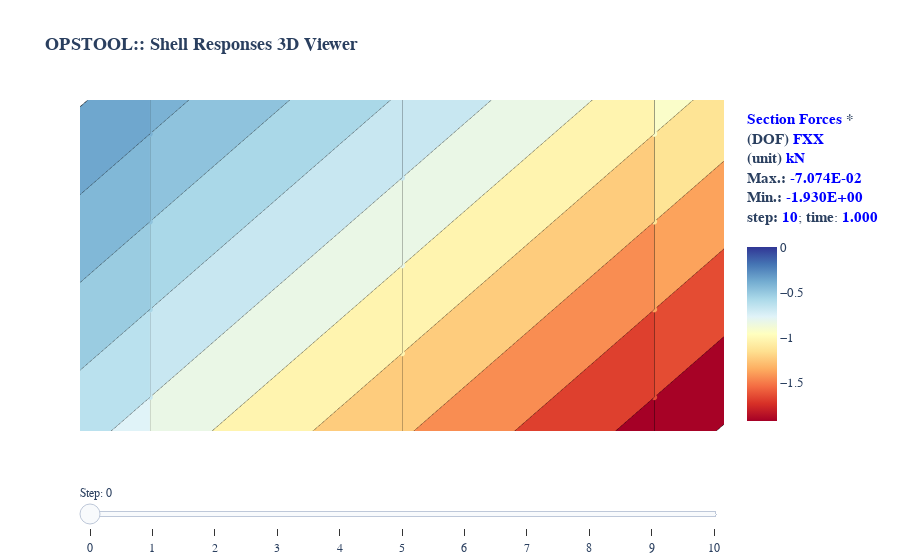

Source (notebook cell):
### Markdown cell above
Display the responses at each element, all gauss points will be averaged to the element level.

### Code cell
fig = opsvis.plot_unstruct_responses(
    odb_tag=1,
    slides=True,
    ele_type="Shell",
    resp_type="sectionForces",  # element response, "AtGaussPoints", will be averaged to each element
    resp_dof="FXX",
    unit_symbol="kN",
    unit_factor=1,
    show_values=True,
)
fig.show()
fig.write_html("images/shell_resp_plotly2.html", full_html=False, include_plotlyjs="cdn")

### Figure 1 — Plotly figure (JSON) as saved in the notebook; plotly's stock layout.template omitted (floating-point values rounded to 4 significant figures; data arrays with more than 128 entries replaced by an {"elided": "..."} marker saying what was removed)
{"data": [{"cmax": 0, "cmin": -1.93, "coloraxis": "coloraxis", "hoverinfo": "skip", "i": {"elided": "200 int values"}, "intensity": {"elided": "400 float values"}, "j": {"elided": "200 int values"}, "k": {"elided": "200 int values"}, "opacity": 1, "text": {"elided": "400 float values"}, "type": "mesh3d", "visible": false, "x": {"elided": "400 float values"}, "y": {"elided": "400 float values"}, "z": {"elided": "400 float values"}}, {"connectgaps": false, "hoverinfo": "skip", "line": {"color": "black", "width": 1}, "mode": "lines", "name": "Edge", "type": "scatter3d", "visible": false, "x": {"elided": "600 float values"}, "y": {"elided": "600 float values"}, "z": {"elided": "600 float values"}}, {"customdata": {"elided": "400 float values"}, "hovertemplate": "<b>%{customdata:.4E}</b>", "marker": {"cmax": 0, "cmin": -1.93, "color": {"elided": "400 float values"}, "coloraxis": "coloraxis", "size": 2}, "mode": "markers", "name": "sectionForces", "type": "scatter3d", "visible": false, "x": {"elided": "400 float values"}, "y": {"elided": "400 float values"}, "z": {"elided": "400 float values"}}, {"cmax": 0, "cmin": -1.93, "coloraxis": "coloraxis2", "hoverinfo": "skip", "i": {"elided": "200 int values"}, "intensity": {"elided": "400 float values"}, "j": {"elided": "200 int values"}, "k": {"elided": "200 int values"}, "opacity": 1, "text": {"elided": "400 float values"}, "type": "mesh3d", "visible": false, "x": {"elided": "400 float values"}, "y": {"elided": "400 float values"}, "z": {"elided": "400 float values"}}, {"connectgaps": false, "hoverinfo": "skip", "line": {"color": "black", "width": 1}, "mode": "lines", "name": "Edge", "type": "scatter3d", "visible": false, "x": {"elided": "600 float values"}, "y": {"elided": "600 float values"}, "z": {"elided": "600 float values"}}, {"customdata": {"elided": "400 float values"}, "hovertemplate": "<b>%{customdata:.4E}</b>", "marker": {"cmax": 0, "cmin": -1.93, "color": {"elided": "400 float values"}, "coloraxis": "coloraxis2", "size": 2}, "mode": "markers", "name": "sectionForces", "type": "scatter3d", "visible": false, "x": {"elided": "400 float values"}, "y": {"elided": "400 float values"}, "z": {"elided": "400 float values"}}, {"cmax": 0, "cmin": -1.93, "coloraxis": "coloraxis3", "hoverinfo": "skip", "i": {"elided": "200 int values"}, "intensity": {"elided": "400 float values"}, "j": {"elided": "200 int values"}, "k": {"elided": "200 int values"}, "opacity": 1, "text": {"elided": "400 float values"}, "type": "mesh3d", "visible": false, "x": {"elided": "400 float values"}, "y": {"elided": "400 float values"}, "z": {"elided": "400 float values"}}, {"connectgaps": false, "hoverinfo": "skip", "line": {"color": "black", "width": 1}, "mode": "lines", "name": "Edge", "type": "scatter3d", "visible": false, "x": {"elided": "600 float values"}, "y": {"elided": "600 float values"}, "z": {"elided": "600 float values"}}, {"customdata": {"elided": "400 float values"}, "hovertemplate": "<b>%{customdata:.4E}</b>", "marker": {"cmax": 0, "cmin": -1.93, "color": {"elided": "400 float values"}, "coloraxis": "coloraxis3", "size": 2}, "mode": "markers", "name": "sectionForces", "type": "scatter3d", "visible": false, "x": {"elided": "400 float values"}, "y": {"elided": "400 float values"}, "z": {"elided": "400 float values"}}, {"cmax": 0, "cmin": -1.93, "coloraxis": "coloraxis4", "hoverinfo": "skip", "i": {"elided": "200 int values"}, "intensity": {"elided": "400 float values"}, "j": {"elided": "200 int values"}, "k": {"elided": "200 int values"}, "opacity": 1, "text": {"elided": "400 float values"}, "type": "mesh3d", "visible": false, "x": {"elided": "400 float values"}, "y": {"elided": "400 float values"}, "z": {"elided": "400 float values"}}, {"connectgaps": false, "hoverinfo": "skip", "line": {"color": "black", "width": 1}, "mode": "lines", "name": "Edge", "type": "scatter3d", "visible": false, "x": {"elided": "600 float values"}, "y": {"elided": "600 float values"}, "z": {"elided": "600 float values"}}, {"customdata": {"elided": "400 float values"}, "hovertemplate": "<b>%{customdata:.4E}</b>", "marker": {"cmax": 0, "cmin": -1.93, "color": {"elided": "400 float values"}, "coloraxis": "coloraxis4", "size": 2}, "mode": "markers", "name": "sectionForces", "type": "scatter3d", "visible": false, "x": {"elided": "400 float values"}, "y": {"elided": "400 float values"}, "z": {"elided": "400 float values"}}, {"cmax": 0, "cmin": -1.93, "coloraxis": "coloraxis5", "hoverinfo": "skip", "i": {"elided": "200 int values"}, "intensity": {"elided": "400 float values"}, "j": {"elided": "200 int values"}, "k": {"elided": "200 int values"}, "opacity": 1, "text": {"elided": "400 float values"}, "type": "mesh3d", "visible": false, "x": {"elided": "400 float values"}, "y": {"elided": "400 float values"}, "z": {"elided": "400 float values"}}, {"connectgaps": false, "hoverinfo": "skip", "line": {"color": "black", "width": 1}, "mode": "lines", "name": "Edge", "type": "scatter3d", "visible": false, "x": {"elided": "600 float values"}, "y": {"elided": "600 float values"}, "z": {"elided": "600 float values"}}, {"customdata": {"elided": "400 float values"}, "hovertemplate": "<b>%{customdata:.4E}</b>", "marker": {"cmax": 0, "cmin": -1.93, "color": {"elided": "400 float values"}, "coloraxis": "coloraxis5", "size": 2}, "mode": "markers", "name": "sectionForces", "type": "scatter3d", "visible": false, "x": {"elided": "400 float values"}, "y": {"elided": "400 float values"}, "z": {"elided": "400 float values"}}, {"cmax": 0, "cmin": -1.93, "coloraxis": "coloraxis6", "hoverinfo": "skip", "i": {"elided": "200 int values"}, "intensity": {"elided": "400 float values"}, "j": {"elided": "200 int values"}, "k": {"elided": "200 int values"}, "opacity": 1, "text": {"elided": "400 float values"}, "type": "mesh3d", "visible": false, "x": {"elided": "400 float values"}, "y": {"elided": "400 float values"}, "z": {"elided": "400 float values"}}, {"connectgaps": false, "hoverinfo": "skip", "line": {"color": "black", "width": 1}, "mode": "lines", "name": "Edge", "type": "scatter3d", "visible": false, "x": {"elided": "600 float values"}, "y": {"elided": "600 float values"}, "z": {"elided": "600 float values"}}, {"customdata": {"elided": "400 float values"}, "hovertemplate": "<b>%{customdata:.4E}</b>", "marker": {"cmax": 0, "cmin": -1.93, "color": {"elided": "400 float values"}, "coloraxis": "coloraxis6", "size": 2}, "mode": "markers", "name": "sectionForces", "type": "scatter3d", "visible": false, "x": {"elided": "400 float values"}, "y": {"elided": "400 float values"}, "z": {"elided": "400 float values"}}, {"cmax": 0, "cmin": -1.93, "coloraxis": "coloraxis7", "hoverinfo": "skip", "i": {"elided": "200 int values"}, "intensity": {"elided": "400 float values"}, "j": {"elided": "200 int values"}, "k": {"elided": "200 int values"}, "opacity": 1, "text": {"elided": "400 float values"}, "type": "mesh3d", "visible": false, "x": {"elided": "400 float values"}, "y": {"elided": "400 float values"}, "z": {"elided": "400 float values"}}, {"connectgaps": false, "hoverinfo": "skip", "line": {"color": "black", "width": 1}, "mode": "lines", "name": "Edge", "type": "scatter3d", "visible": false, "x": {"elided": "600 float values"}, "y": {"elided": "600 float values"}, "z": {"elided": "600 float values"}}, {"customdata": {"elided": "400 float values"}, "hovertemplate": "<b>%{customdata:.4E}</b>", "marker": {"cmax": 0, "cmin": -1.93, "color": {"elided": "400 float values"}, "coloraxis": "coloraxis7", "size": 2}, "mode": "markers", "name": "sectionForces", "type": "scatter3d", "visible": false, "x": {"elided": "400 float values"}, "y": {"elided": "400 float values"}, "z": {"elided": "400 float values"}}, {"cmax": 0, "cmin": -1.93, "coloraxis": "coloraxis8", "hoverinfo": "skip", "i": {"elided": "200 int values"}, "intensity": {"elided": "400 float values"}, "j": {"elided": "200 int values"}, "k": {"elided": "200 int values"}, "opacity": 1, "text": {"elided": "400 float values"}, "type": "mesh3d", "visible": false, "x": {"elided": "400 float values"}, "y": {"elided": "400 float values"}, "z": {"elided": "400 float values"}}, {"connectgaps": false, "hoverinfo": "skip", "line": {"color": "black", "width": 1}, "mode": "lines", "name": "Edge", "type": "scatter3d", "visible": false, "x": {"elided": "600 float values"}, "y": {"elided": "600 float values"}, "z": {"elided": "600 float values"}}, {"customdata": {"elided": "400 float values"}, "hovertemplate": "<b>%{customdata:.4E}</b>", "marker": {"cmax": 0, "cmin": -1.93, "color": {"elided": "400 float values"}, "coloraxis": "coloraxis8", "size": 2}, "mode": "markers", "name": "sectionForces", "type": "scatter3d", "visible": false, "x": {"elided": "400 float values"}, "y": {"elided": "400 float values"}, "z": {"elided": "400 float values"}}, {"cmax": 0, "cmin": -1.93, "coloraxis": "coloraxis9", "hoverinfo": "skip", "i": {"elided": "200 int values"}, "intensity": {"elided": "400 float values"}, "j": {"elided": "200 int values"}, "k": {"elided": "200 int values"}, "opacity": 1, "text": {"elided": "400 float values"}, "type": "mesh3d", "visible": false, "x": {"elided": "400 float values"}, "y": {"elided": "400 float values"}, "z": {"elided": "400 float values"}}, {"connectgaps": false, "hoverinfo": "skip", "line": {"color": "black", "width": 1}, "mode": "lines", "name": "Edge", "type": "scatter3d", "visible": false, "x": {"elided": "600 float values"}, "y": {"elided": "600 float values"}, "z": {"elided": "600 float values"}}, {"customdata": {"elided": "400 float values"}, "hovertemplate": "<b>%{customdata:.4E}</b>", "marker": {"cmax": 0, "cmin": -1.93, "color": {"elided": "400 float values"}, "coloraxis": "coloraxis9", "size": 2}, "mode": "markers", "name": "sectionForces", "type": "scatter3d", "visible": false, "x": {"elided": "400 float values"}, "y": {"elided": "400 float values"}, "z": {"elided": "400 float values"}}, {"cmax": 0, "cmin": -1.93, "coloraxis": "coloraxis10", "hoverinfo": "skip", "i": {"elided": "200 int values"}, "intensity": {"elided": "400 float values"}, "j": {"elided": "200 int values"}, "k": {"elided": "200 int values"}, "opacity": 1, "text": {"elided": "400 float values"}, "type": "mesh3d", "visible": false, "x": {"elided": "400 float values"}, "y": {"elided": "400 float values"}, "z": {"elided": "400 float values"}}, {"connectgaps": false, "hoverinfo": "skip", "line": {"color": "black", "width": 1}, "mode": "lines", "name": "Edge", "type": "scatter3d", "visible": false, "x": {"elided": "600 float values"}, "y": {"elided": "600 float values"}, "z": {"elided": "600 float values"}}, {"customdata": {"elided": "400 float values"}, "hovertemplate": "<b>%{customdata:.4E}</b>", "marker": {"cmax": 0, "cmin": -1.93, "color": {"elided": "400 float values"}, "coloraxis": "coloraxis10", "size": 2}, "mode": "markers", "name": "sectionForces", "type": "scatter3d", "visible": false, "x": {"elided": "400 float values"}, "y": {"elided": "400 float values"}, "z": {"elided": "400 float values"}}, {"cmax": 0, "cmin": -1.93, "coloraxis": "coloraxis11", "hoverinfo": "skip", "i": {"elided": "200 int values"}, "intensity": {"elided": "400 float values"}, "j": {"elided": "200 int values"}, "k": {"elided": "200 int values"}, "opacity": 1, "text": {"elided": "400 float values"}, "type": "mesh3d", "x": {"elided": "400 float values"}, "y": {"elided": "400 float values"}, "z": {"elided": "400 float values"}}, {"connectgaps": false, "hoverinfo": "skip", "line": {"color": "black", "width": 1}, "mode": "lines", "name": "Edge", "type": "scatter3d", "x": {"elided": "600 float values"}, "y": {"elided": "600 float values"}, "z": {"elided": "600 float values"}}, {"customdata": {"elided": "400 float values"}, "hovertemplate": "<b>%{customdata:.4E}</b>", "marker": {"cmax": 0, "cmin": -1.93, "color": {"elided": "400 float values"}, "coloraxis": "coloraxis11", "size": 2}, "mode": "markers", "name": "sectionForces", "type": "scatter3d", "x": {"elided": "400 float values"}, "y": {"elided": "400 float values"}, "z": {"elided": "400 float values"}}], "layout": {"autosize": true, "coloraxis": {"cmax": 0, "cmin": -1.93, "colorbar": {"tickfont": {"size": 13}, "title": {"font": {"size": 15}, "text": "<b><span style=\"color:blue; font-weight:bold\">Section Forces</span> *</b><br><b>(DOF) <span style=\"color:blue; font-weight:bold\">FXX</span></b><br><b>(unit) <span style=\"color:blue; font-weight:bold\">kN</span></b><br><b>Max.:</b> <span style=\"color:blue; font-weight:bold\">0.000E+00</span><br><b>Min.:</b> <span style=\"color:blue; font-weight:bold\">0.000E+00</span><br><b>step:</b> <span style=\"color:blue; font-weight:bold\">0</span>; <b>time</b>: <span style=\"color:blue; font-weight:bold\">0.000</span><br> <br>"}}, "colorscale": [[0, "rgb(165,0,38)"], [0.1, "rgb(215,48,39)"], [0.2, "rgb(244,109,67)"], [0.3, "rgb(253,174,97)"], [0.4, "rgb(254,224,144)"], [0.5, "rgb(255,255,191)"], [0.6, "rgb(224,243,248)"], [0.7, "rgb(171,217,233)"], [0.8, "rgb(116,173,209)"], [0.9, "rgb(69,117,180)"], [1, "rgb(49,54,149)"]], "showscale": true}, "coloraxis10": {"cmax": 0, "cmin": -1.93, "colorbar": {"tickfont": {"size": 13}, "title": {"font": {"size": 15}, "text": "<b><span style=\"color:blue; font-weight:bold\">Section Forces</span> *</b><br><b>(DOF) <span style=\"color:blue; font-weight:bold\">FXX</span></b><br><b>(unit) <span style=\"color:blue; font-weight:bold\">kN</span></b><br><b>Max.:</b> <span style=\"color:blue; font-weight:bold\">-6.367E-02</span><br><b>Min.:</b> <span style=\"color:blue; font-weight:bold\">-1.737E+00</span><br><b>step:</b> <span style=\"color:blue; font-weight:bold\">9</span>; <b>time</b>: <span style=\"color:blue; font-weight:bold\">0.900</span><br> <br>"}}, "colorscale": [[0, "rgb(165,0,38)"], [0.1, "rgb(215,48,39)"], [0.2, "rgb(244,109,67)"], [0.3, "rgb(253,174,97)"], [0.4, "rgb(254,224,144)"], [0.5, "rgb(255,255,191)"], [0.6, "rgb(224,243,248)"], [0.7, "rgb(171,217,233)"], [0.8, "rgb(116,173,209)"], [0.9, "rgb(69,117,180)"], [1, "rgb(49,54,149)"]], "showscale": true}, "coloraxis11": {"cmax": 0, "cmin": -1.93, "colorbar": {"tickfont": {"size": 13}, "title": {"font": {"size": 15}, "text": "<b><span style=\"color:blue; font-weight:bold\">Section Forces</span> *</b><br><b>(DOF) <span style=\"color:blue; font-weight:bold\">FXX</span></b><br><b>(unit) <span style=\"color:blue; font-weight:bold\">kN</span></b><br><b>Max.:</b> <span style=\"color:blue; font-weight:bold\">-7.074E-02</span><br><b>Min.:</b> <span style=\"color:blue; font-weight:bold\">-1.930E+00</span><br><b>step:</b> <span style=\"color:blue; font-weight:bold\">10</span>; <b>time</b>: <span style=\"color:blue; font-weight:bold\">1.000</span><br> <br>"}}, "colorscale": [[0, "rgb(165,0,38)"], [0.1, "rgb(215,48,39)"], [0.2, "rgb(244,109,67)"], [0.3, "rgb(253,174,97)"], [0.4, "rgb(254,224,144)"], [0.5, "rgb(255,255,191)"], [0.6, "rgb(224,243,248)"], [0.7, "rgb(171,217,233)"], [0.8, "rgb(116,173,209)"], [0.9, "rgb(69,117,180)"], [1, "rgb(49,54,149)"]], "showscale": true}, "coloraxis2": {"cmax": 0, "cmin": -1.93, "colorbar": {"tickfont": {"size": 13}, "title": {"font": {"size": 15}, "text": "<b><span style=\"color:blue; font-weight:bold\">Section Forces</span> *</b><br><b>(DOF) <span style=\"color:blue; font-weight:bold\">FXX</span></b><br><b>(unit) <span style=\"color:blue; font-weight:bold\">kN</span></b><br><b>Max.:</b> <span style=\"color:blue; font-weight:bold\">-7.074E-03</span><br><b>Min.:</b> <span style=\"color:blue; font-weight:bold\">-1.930E-01</span><br><b>step:</b> <span style=\"color:blue; font-weight:bold\">1</span>; <b>time</b>: <span style=\"color:blue; font-weight:bold\">0.100</span><br> <br>"}}, "colorscale": [[0, "rgb(165,0,38)"], [0.1, "rgb(215,48,39)"], [0.2, "rgb(244,109,67)"], [0.3, "rgb(253,174,97)"], [0.4, "rgb(254,224,144)"], [0.5, "rgb(255,255,191)"], [0.6, "rgb(224,243,248)"], [0.7, "rgb(171,217,233)"], [0.8, "rgb(116,173,209)"], [0.9, "rgb(69,117,180)"], [1, "rgb(49,54,149)"]], "showscale": true}, "coloraxis3": {"cmax": 0, "cmin": -1.93, "colorbar": {"tickfont": {"size": 13}, "title": {"font": {"size": 15}, "text": "<b><span style=\"color:blue; font-weight:bold\">Section Forces</span> *</b><br><b>(DOF) <span style=\"color:blue; font-weight:bold\">FXX</span></b><br><b>(unit) <span style=\"color:blue; font-weight:bold\">kN</span></b><br><b>Max.:</b> <span style=\"color:blue; font-weight:bold\">-1.415E-02</span><br><b>Min.:</b> <span style=\"color:blue; font-weight:bold\">-3.860E-01</span><br><b>step:</b> <span style=\"color:blue; font-weight:bold\">2</span>; <b>time</b>: <span style=\"color:blue; font-weight:bold\">0.200</span><br> <br>"}}, "colorscale": [[0, "rgb(165,0,38)"], [0.1, "rgb(215,48,39)"], [0.2, "rgb(244,109,67)"], [0.3, "rgb(253,174,97)"], [0.4, "rgb(254,224,144)"], [0.5, "rgb(255,255,191)"], [0.6, "rgb(224,243,248)"], [0.7, "rgb(171,217,233)"], [0.8, "rgb(116,173,209)"], [0.9, "rgb(69,117,180)"], [1, "rgb(49,54,149)"]], "showscale": true}, "coloraxis4": {"cmax": 0, "cmin": -1.93, "colorbar": {"tickfont": {"size": 13}, "title": {"font": {"size": 15}, "text": "<b><span style=\"color:blue; font-weight:bold\">Section Forces</span> *</b><br><b>(DOF) <span style=\"color:blue; font-weight:bold\">FXX</span></b><br><b>(unit) <span style=\"color:blue; font-weight:bold\">kN</span></b><br><b>Max.:</b> <span style=\"color:blue; font-weight:bold\">-2.122E-02</span><br><b>Min.:</b> <span style=\"color:blue; font-weight:bold\">-5.791E-01</span><br><b>step:</b> <span style=\"color:blue; font-weight:bold\">3</span>; <b>time</b>: <span style=\"color:blue; font-weight:bold\">0.300</span><br> <br>"}}, "colorscale": [[0, "rgb(165,0,38)"], [0.1, "rgb(215,48,39)"], [0.2, "rgb(244,109,67)"], [0.3, "rgb(253,174,97)"], [0.4, "rgb(254,224,144)"], [0.5, "rgb(255,255,191)"], [0.6, "rgb(224,243,248)"], [0.7, "rgb(171,217,233)"], [0.8, "rgb(116,173,209)"], [0.9, "rgb(69,117,180)"], [1, "rgb(49,54,149)"]], "showscale": true}, "coloraxis5": {"cmax": 0, "cmin": -1.93, "colorbar": {"tickfont": {"size": 13}, "title": {"font": {"size": 15}, "text": "<b><span style=\"color:blue; font-weight:bold\">Section Forces</span> *</b><br><b>(DOF) <span style=\"color:blue; font-weight:bold\">FXX</span></b><br><b>(unit) <span style=\"color:blue; font-weight:bold\">kN</span></b><br><b>Max.:</b> <span style=\"color:blue; font-weight:bold\">-2.830E-02</span><br><b>Min.:</b> <span style=\"color:blue; font-weight:bold\">-7.721E-01</span><br><b>step:</b> <span style=\"color:blue; font-weight:bold\">4</span>; <b>time</b>: <span style=\"color:blue; font-weight:bold\">0.400</span><br> <br>"}}, "colorscale": [[0, "rgb(165,0,38)"], [0.1, "rgb(215,48,39)"], [0.2, "rgb(244,109,67)"], [0.3, "rgb(253,174,97)"], [0.4, "rgb(254,224,144)"], [0.5, "rgb(255,255,191)"], [0.6, "rgb(224,243,248)"], [0.7, "rgb(171,217,233)"], [0.8, "rgb(116,173,209)"], [0.9, "rgb(69,117,180)"], [1, "rgb(49,54,149)"]], "showscale": true}, "coloraxis6": {"cmax": 0, "cmin": -1.93, "colorbar": {"tickfont": {"size": 13}, "title": {"font": {"size": 15}, "text": "<b><span style=\"color:blue; font-weight:bold\">Section Forces</span> *</b><br><b>(DOF) <span style=\"color:blue; font-weight:bold\">FXX</span></b><br><b>(unit) <span style=\"color:blue; font-weight:bold\">kN</span></b><br><b>Max.:</b> <span style=\"color:blue; font-weight:bold\">-3.537E-02</span><br><b>Min.:</b> <span style=\"color:blue; font-weight:bold\">-9.651E-01</span><br><b>step:</b> <span style=\"color:blue; font-weight:bold\">5</span>; <b>time</b>: <span style=\"color:blue; font-weight:bold\">0.500</span><br> <br>"}}, "colorscale": [[0, "rgb(165,0,38)"], [0.1, "rgb(215,48,39)"], [0.2, "rgb(244,109,67)"], [0.3, "rgb(253,174,97)"], [0.4, "rgb(254,224,144)"], [0.5, "rgb(255,255,191)"], [0.6, "rgb(224,243,248)"], [0.7, "rgb(171,217,233)"], [0.8, "rgb(116,173,209)"], [0.9, "rgb(69,117,180)"], [1, "rgb(49,54,149)"]], "showscale": true}, "coloraxis7": {"cmax": 0, "cmin": -1.93, "colorbar": {"tickfont": {"size": 13}, "title": {"font": {"size": 15}, "text": "<b><span style=\"color:blue; font-weight:bold\">Section Forces</span> *</b><br><b>(DOF) <span style=\"color:blue; font-weight:bold\">FXX</span></b><br><b>(unit) <span style=\"color:blue; font-weight:bold\">kN</span></b><br><b>Max.:</b> <span style=\"color:blue; font-weight:bold\">-4.244E-02</span><br><b>Min.:</b> <span style=\"color:blue; font-weight:bold\">-1.158E+00</span><br><b>step:</b> <span style=\"color:blue; font-weight:bold\">6</span>; <b>time</b>: <span style=\"color:blue; font-weight:bold\">0.600</span><br> <br>"}}, "colorscale": [[0, "rgb(165,0,38)"], [0.1, "rgb(215,48,39)"], [0.2, "rgb(244,109,67)"], [0.3, "rgb(253,174,97)"], [0.4, "rgb(254,224,144)"], [0.5, "rgb(255,255,191)"], [0.6, "rgb(224,243,248)"], [0.7, "rgb(171,217,233)"], [0.8, "rgb(116,173,209)"], [0.9, "rgb(69,117,180)"], [1, "rgb(49,54,149)"]], "showscale": true}, "coloraxis8": {"cmax": 0, "cmin": -1.93, "colorbar": {"tickfont": {"size": 13}, "title": {"font": {"size": 15}, "text": "<b><span style=\"color:blue; font-weight:bold\">Section Forces</span> *</b><br><b>(DOF) <span style=\"color:blue; font-weight:bold\">FXX</span></b><br><b>(unit) <span style=\"color:blue; font-weight:bold\">kN</span></b><br><b>Max.:</b> <span style=\"color:blue; font-weight:bold\">-4.952E-02</span><br><b>Min.:</b> <span style=\"color:blue; font-weight:bold\">-1.351E+00</span><br><b>step:</b> <span style=\"color:blue; font-weight:bold\">7</span>; <b>time</b>: <span style=\"color:blue; font-weight:bold\">0.700</span><br> <br>"}}, "colorscale": [[0, "rgb(165,0,38)"], [0.1, "rgb(215,48,39)"], [0.2, "rgb(244,109,67)"], [0.3, "rgb(253,174,97)"], [0.4, "rgb(254,224,144)"], [0.5, "rgb(255,255,191)"], [0.6, "rgb(224,243,248)"], [0.7, "rgb(171,217,233)"], [0.8, "rgb(116,173,209)"], [0.9, "rgb(69,117,180)"], [1, "rgb(49,54,149)"]], "showscale": true}, "coloraxis9": {"cmax": 0, "cmin": -1.93, "colorbar": {"tickfont": {"size": 13}, "title": {"font": {"size": 15}, "text": "<b><span style=\"color:blue; font-weight:bold\">Section Forces</span> *</b><br><b>(DOF) <span style=\"color:blue; font-weight:bold\">FXX</span></b><br><b>(unit) <span style=\"color:blue; font-weight:bold\">kN</span></b><br><b>Max.:</b> <span style=\"color:blue; font-weight:bold\">-5.659E-02</span><br><b>Min.:</b> <span style=\"color:blue; font-weight:bold\">-1.544E+00</span><br><b>step:</b> <span style=\"color:blue; font-weight:bold\">8</span>; <b>time</b>: <span style=\"color:blue; font-weight:bold\">0.800</span><br> <br>"}}, "colorscale": [[0, "rgb(165,0,38)"], [0.1, "rgb(215,48,39)"], [0.2, "rgb(244,109,67)"], [0.3, "rgb(253,174,97)"], [0.4, "rgb(254,224,144)"], [0.5, "rgb(255,255,191)"], [0.6, "rgb(224,243,248)"], [0.7, "rgb(171,217,233)"], [0.8, "rgb(116,173,209)"], [0.9, "rgb(69,117,180)"], [1, "rgb(49,54,149)"]], "showscale": true}, "font": {"family": "Arial, sans-serif"}, "scene": {"aspectmode": "data", "camera": {"eye": {"x": -12000, "y": -12000, "z": 30000}, "projection": {"type": "orthographic"}}, "xaxis": {"showgrid": false, "visible": false, "zeroline": false}, "yaxis": {"showgrid": false, "visible": false, "zeroline": false}, "zaxis": {"showgrid": false, "visible": false, "zeroline": false}}, "showlegend": false, "sliders": [{"active": 11, "currentvalue": {"prefix": "Step: "}, "pad": {"t": 50}, "steps": [{"args": [{"visible": [true, true, true, false, false, false, false, false, false, false, false, false, false, false, false, false, false, false, false, false, false, false, false, false, false, false, false, false, false, false, false, false, false]}, {"title": {"text": "<b>OPSTOOL:: Shell Responses 3D Viewer</b><br><br>"}}], "label": "0", "method": "update"}, {"args": [{"visible": [false, false, false, true, true, true, false, false, false, false, false, false, false, false, false, false, false, false, false, false, false, false, false, false, false, false, false, false, false, false, false, false, false]}, {"title": {"text": "<b>OPSTOOL:: Shell Responses 3D Viewer</b><br><br>"}}], "label": "1", "method": "update"}, {"args": [{"visible": [false, false, false, false, false, false, true, true, true, false, false, false, false, false, false, false, false, false, false, false, false, false, false, false, false, false, false, false, false, false, false, false, false]}, {"title": {"text": "<b>OPSTOOL:: Shell Responses 3D Viewer</b><br><br>"}}], "label": "2", "method": "update"}, {"args": [{"visible": [false, false, false, false, false, false, false, false, false, true, true, true, false, false, false, false, false, false, false, false, false, false, false, false, false, false, false, false, false, false, false, false, false]}, {"title": {"text": "<b>OPSTOOL:: Shell Responses 3D Viewer</b><br><br>"}}], "label": "3", "method": "update"}, {"args": [{"visible": [false, false, false, false, false, false, false, false, false, false, false, false, true, true, true, false, false, false, false, false, false, false, false, false, false, false, false, false, false, false, false, false, false]}, {"title": {"text": "<b>OPSTOOL:: Shell Responses 3D Viewer</b><br><br>"}}], "label": "4", "method": "update"}, {"args": [{"visible": [false, false, false, false, false, false, false, false, false, false, false, false, false, false, false, true, true, true, false, false, false, false, false, false, false, false, false, false, false, false, false, false, false]}, {"title": {"text": "<b>OPSTOOL:: Shell Responses 3D Viewer</b><br><br>"}}], "label": "5", "method": "update"}, {"args": [{"visible": [false, false, false, false, false, false, false, false, false, false, false, false, false, false, false, false, false, false, true, true, true, false, false, false, false, false, false, false, false, false, false, false, false]}, {"title": {"text": "<b>OPSTOOL:: Shell Responses 3D Viewer</b><br><br>"}}], "label": "6", "method": "update"}, {"args": [{"visible": [false, false, false, false, false, false, false, false, false, false, false, false, false, false, false, false, false, false, false, false, false, true, true, true, false, false, false, false, false, false, false, false, false]}, {"title": {"text": "<b>OPSTOOL:: Shell Responses 3D Viewer</b><br><br>"}}], "label": "7", "method": "update"}, {"args": [{"visible": [false, false, false, false, false, false, false, false, false, false, false, false, false, false, false, false, false, false, false, false, false, false, false, false, true, true, true, false, false, false, false, false, false]}, {"title": {"text": "<b>OPSTOOL:: Shell Responses 3D Viewer</b><br><br>"}}], "label": "8", "method": "update"}, {"args": [{"visible": [false, false, false, false, false, false, false, false, false, false, false, false, false, false, false, false, false, false, false, false, false, false, false, false, false, false, false, true, true, true, false, false, false]}, {"title": {"text": "<b>OPSTOOL:: Shell Responses 3D Viewer</b><br><br>"}}], "label": "9", "method": "update"}, {"args": [{"visible": [false, false, false, false, false, false, false, false, false, false, false, false, false, false, false, false, false, false, false, false, false, false, false, false, false, false, false, false, false, false, true, true, true]}, {"title": {"text": "<b>OPSTOOL:: Shell Responses 3D Viewer</b><br><br>"}}], "label": "10", "method": "update"}]}], "title": {"font": {"size": 18}, "text": "<b>OPSTOOL:: Shell Responses 3D Viewer</b><br><br>"}}}
